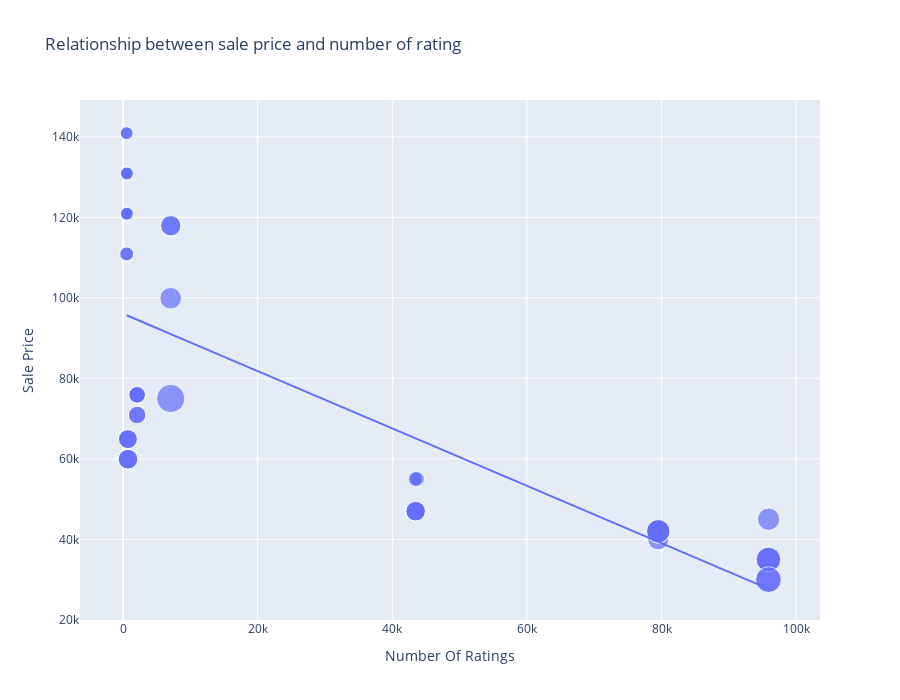

Here is the notebook cell this chart was saved with:
### Code cell
figure = px.scatter(data_frame = data,x = "Number Of Ratings",
                    y = "Sale Price", size = "Discount Percentage",trendline = "ols",
                   title = "Relationship between sale price and number of rating",width=900, height=700)
figure.show()
